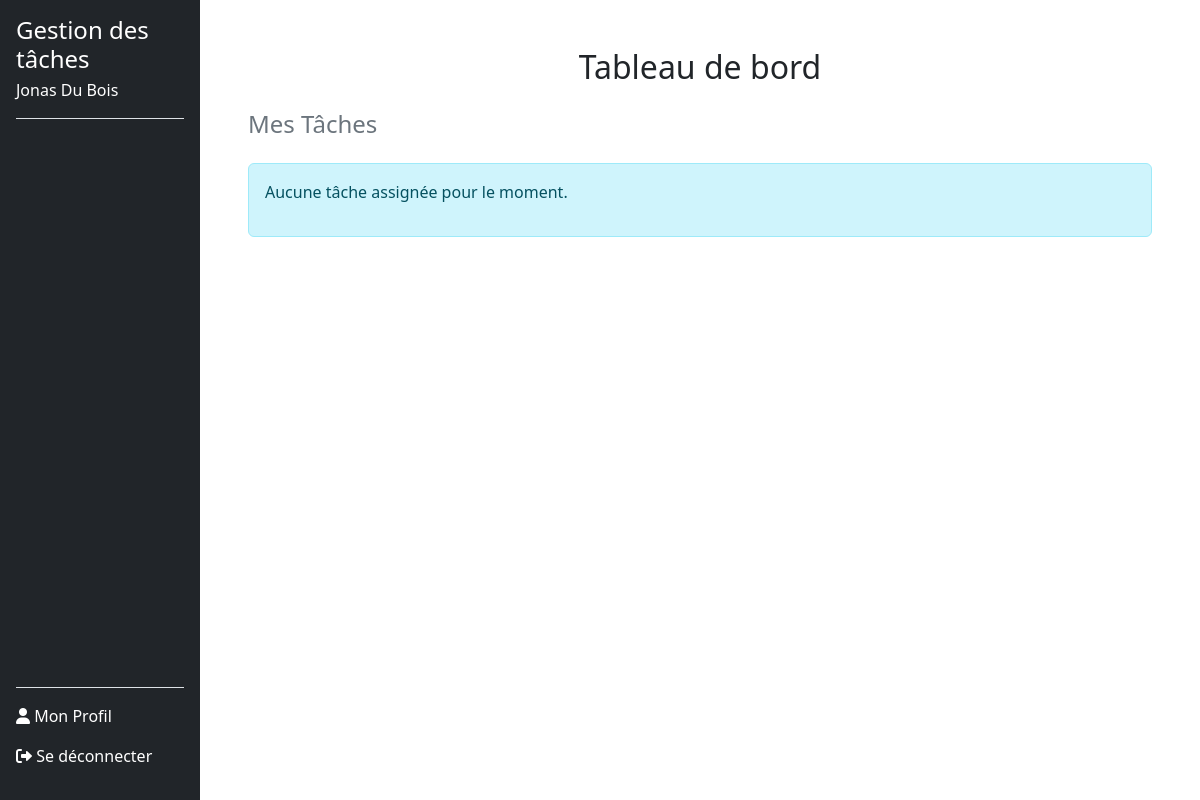
The page /dashboard.php (signed in) on the database as committed earlier.
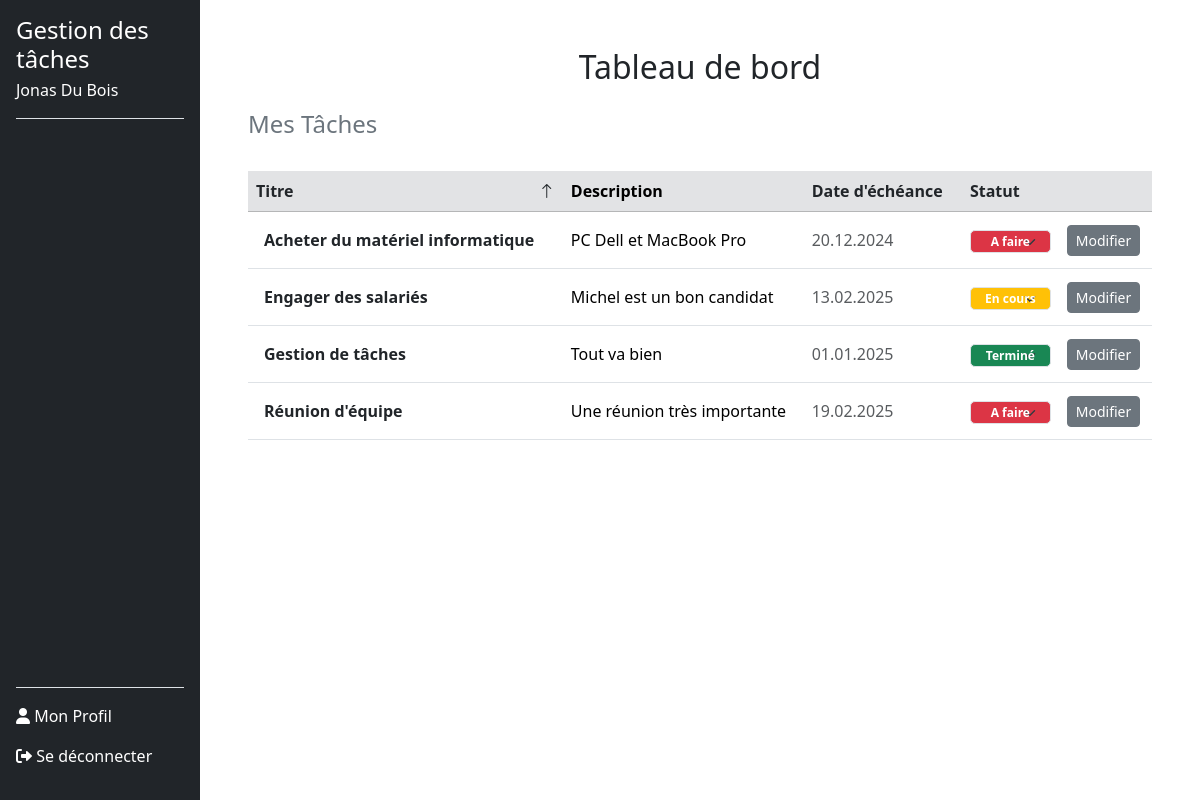
The same page on the database as committed later.
### tables this page shows
CREATE TABLE tasks (
        id INTEGER PRIMARY KEY AUTOINCREMENT,
        userId INTEGER NOT NULL,
        titre TEXT NOT NULL,
        description TEXT DEFAULT NULL,
        dateEcheance DATE DEFAULT NULL,
        statut TEXT CHECK(statut IN ('a_faire', 'en_cours', 'termine')) DEFAULT 'a_faire',
        createdAt TIMESTAMP DEFAULT CURRENT_TIMESTAMP, 
        FOREIGN KEY (userId) REFERENCES users(id) ON DELETE CASCADE
    );

### Includes/functions.php (called while the page is built, shortened)
<?php
function getUserByEmail($email, $dbManager) {
    $userInfoArray = $dbManager->rendPersonnes($email);
    return !empty($userInfoArray) ? $userInfoArray[0] : null;
}
function getStatusBadgeClass(string $statut): string
{
    $badgeClasses = [
        'À faire' => 'bg-danger',
        'En cours' => 'bg-warning',
        'Terminé' => 'bg-success',
    ];
    return $badgeClasses[$statut] ?? 'bg-secondary';
}
function getSortOrder(string $column): string
{
    $currentSort = $_GET['sort'] ?? '';
    return 'ASC';
}
?>

### src/dbManager/DbManagerCRUD.php (called while the page is built, shortened)
<?php
class DbManagerCRUD implements I_ApiCRUD
{
    private $db;
    public function __construct()
    {
        $config = parse_ini_file(__DIR__ . '/../config/db.ini');
        $dsn = $config['dsn'];
        $username = $config['username'];
        $password = $config['password'];
        $this->db = new \PDO($dsn, $username, $password);
    }
    public function rendPersonnes(string $email): array
    {
        $sql = "SELECT * FROM users WHERE email = :email;";
        $stmt = $this->db->prepare($sql);
        $stmt->bindParam(':email', $email, \PDO::PARAM_STR);
        try {
            $stmt->execute();
            $donnees = $stmt->fetchAll(\PDO::FETCH_ASSOC);
            $tabUsers = [];
            foreach ($donnees as $donneesUser) {
                $user = new Users(
                    $donneesUser["prenom"],
                    $donneesUser["nom"],
                    $donneesUser["email"],
                    $donneesUser["noTel"],
                    $donneesUser["motDePasse"],
                    $donneesUser["id"]
                );
                $tabUsers[] = $user;
            }
            return $tabUsers;
        } catch (\PDOException $e) {
            error_log("Erreur lors de la récupération des utilisateurs : " . $e->getMessage());
            return [];
        }
    }
    public function getTasksByUserIdSorted(int $userId, string $sortColumn = 'titre', string $order = 'ASC'): array
    {
        $validSortColumns = ['titre', 'dateEcheance', 'statut'];
        $validOrders = ['ASC', 'DESC'];
        if (!in_array($sortColumn, $validSortColumns)) {
            $sortColumn = 'titre';
        }
        try {
            $query = "
            SELECT t.id, t.titre, t.description, t.dateEcheance, t.statut, t.createdAt
            FROM tasks t
            JOIN task_users tu ON t.id = tu.taskId
            WHERE tu.userId = :userId
            ORDER BY $sortColumn $order
        ";
            $stmt = $this->db->prepare($query);
            $stmt->bindValue(':userId', $userId, \PDO::PARAM_INT);
            $stmt->execute();
            $tasks = [];
            while ($taskData = $stmt->fetch(\PDO::FETCH_ASSOC)) {
                $stmtUsers = $this->db->prepare("SELECT userId FROM task_users WHERE taskId = :taskId");
                $stmtUsers->bindValue(':taskId', $taskData['id']);
                $stmtUsers->execute();
                $userIds = $stmtUsers->fetchAll(\PDO::FETCH_COLUMN);
                $tasks[] = new Task(
                    $taskData['titre'],
                    $taskData['description'],
                    $userIds,
                    $taskData['dateEcheance'],
                    $taskData['statut'],
                    $taskData['id']
                );
            }
            return $tasks;
        } catch (\PDOException $e) {
            throw new \Exception('Erreur lors de la récupération des tâches triées : ' . $e->getMessage());
        }
    }
}

### src/dbManager/Users.php (called while the page is built, shortened)
<?php
class Users {
    private $id;
    public function __construct(string $prenom, string $nom, string $email, string $noTel, string $motDePasse ,int $id = 0) {
        $this->id = $id;
    }
    public function rendId(): int {
        return (int)$this->id;
    }
}

### src/dbManager/Task.php (called while the page is built, shortened)
<?php
class Task
{
    private $titre;
    private $description;
    private $dateEcheance;
    private $statut;
    public function __construct(
        string $titre,
        string $description = null,
        array $userIds = null,
        string $dateEcheance = null,
        string $statut = 'a_faire',
        int $id = 0,
    ) {
        $this->titre = $titre;
        $this->description = $description;
        $this->dateEcheance = $dateEcheance;
        $this->statut = $statut;
    }
    private function isValidDate(string $date): bool
    {
        $d = DateTime::createFromFormat('Y-m-d', $date);
        return $d && $d->format('Y-m-d') === $date;
    }
    public function rendTitre(): string
    {
        return $this->titre;
    }
    public function rendDescription(): ?string
    {
        return $this->description;
    }
    public function getFormattedDateEcheance(): ?string
    {
        if ($this->dateEcheance) {
            $d = DateTime::createFromFormat('Y-m-d', $this->dateEcheance);
            return $d ? $d->format('d.m.Y') : null;
        }
        return null;
    }
    public function getFormattedStatut(): string
    {
        $statutTraduction = [
            'a_faire' => 'À faire',
            'en_cours' => 'En cours',
            'termine' => 'Terminé',
        ];
        return $statutTraduction[$this->statut] ?? 'Inconnu';
    }
}

### dashboard.php (the view, shortened to what the changed rows need)
<?php
require_once 'includes/functions.php';
$dbManager = new DbManagerCRUD();
$email = $_SESSION['email_user'] ?? null;
$userInfo = getUserByEmail($email, $dbManager);
$userId = $userInfo->rendId();
$sortColumn = $_GET['sort'] ?? 'title';
$order = $_GET['order'] ?? 'ASC';
$taches = $dbManager->getTasksByUserIdSorted($userId, $sortColumn, $order);
?>
<!DOCTYPE html>
<html lang="fr">
<head>
    <link href="https://cdn.jsdelivr.net/npm/bootstrap@5.3.3/dist/css/bootstrap.min.css" rel="stylesheet">
    <link href="https://cdn.jsdelivr.net/npm/bootstrap-icons/font/bootstrap-icons.css" rel="stylesheet">
</head>
<body>
    <div class="container-fluid">
        <div class="row">
            <?php include 'Includes/sidebar.php'; ?>
            <div class="main-content ms-auto col-md-9 col-lg-10 p-5">
                <h2 class="text-center mb-4">Tableau de bord</h2>
                <?php if (empty($taches)): ?>
                    <div class="alert alert-info mt-4" role="alert">
                        <p>Aucune tâche assignée pour le moment.</p>
                    </div>
                <?php else: ?>
                    <div class="table-responsive pt-4">
                        <table class="table table-hover align-middle">
                            <thead class="table-secondary">
                                <tr>
                                    <th scope="col">
                                        <a href="?sort=title&order=<?php echo getSortOrder('title'); ?>" class="text-decoration-none text-dark">
                                            Titre
                                            <i class="bi <?php echo $sortColumn === 'title' ? ($order === 'ASC' ? 'bi-arrow-up' : 'bi-arrow-down') : ''; ?>"></i>
                                        </a>
                                    </th>
                                    <th scope="col">Description</th>
                                    <th scope="col">
                                        <a href="?sort=date_echeance&order=<?php echo getSortOrder('date_echeance'); ?>" class="text-decoration-none text-dark">
                                            Date d'échéance
                                        </a>
                                    </th>
                                    <th scope="col">
                                        <a href="?sort=statut&order=<?php echo getSortOrder('statut'); ?>" class="text-decoration-none text-dark">
                                            Statut
                                        </a>
                                    </th>
                                    <th scope="col"></th>
                                </tr>
                            </thead>
                            <tbody>
                                <?php foreach ($taches as $task): ?>
                                    <tr>
                                        <td scope="row" class="fw-bold text-dark p-3"><?php echo htmlspecialchars($task->rendTitre()); ?></td>
                                        <td class="text-truncate" style="max-width: 300px;">
                                            <?php echo htmlspecialchars($task->rendDescription()); ?>
                                        </td>
                                        <td class="text-muted"><?php echo htmlspecialchars($task->getFormattedDateEcheance()); ?></td>
                                        <td>
                                            <form method="POST" action="">
                                                <select name="statut" class="statutActu form-select text-white badge <?php echo getStatusBadgeClass($task->getFormattedStatut()); ?>" style="max-width: 150px;" onchange="this.form.submit()">
                                                    <?php foreach (['À faire', 'En cours', 'Terminé'] as $status): ?>
                                                        <option value="<?php echo htmlspecialchars($status); ?>" <?php echo $status === $task->getFormattedStatut() ? 'selected' : ''; ?>>
                                                            <?php echo htmlspecialchars($status); ?>
                                                        </option>
                                                    <?php endforeach; ?>
                                                </select>
                                            </form>
                                        </td>
                                        <td>
                                            <form method="GET" action="task_details.php">
                                                <button type="submit" class="btn btn-secondary btn-sm">Modifier</button>
                                            </form>
                                        </td>
                                    </tr>
                                <?php endforeach; ?>
                            </tbody>
                        </table>
                    </div>
                <?php endif; ?>
            </div>
        </div>
    </div>
</body>
</html>

Rows that differ between the two databases and show on the page:
added tasks: titre "Acheter du matériel informatique", description "PC Dell et MacBook Pro", dateEcheance "20.12.2024", statut "À faire"
added tasks: titre "Engager des salariés", description "Michel est un bon candidat", dateEcheance "13.02.2025", statut "En cours"
added tasks: titre "Gestion de tâches", description "Tout va bien", dateEcheance "01.01.2025", statut "Terminé"
added tasks: titre "Réunion d'équipe", description "Une réunion très importante", dateEcheance "19.02.2025", statut "À faire"
Other text that changed with them:
text no longer shown: "Aucune tâche assignée pour le moment."
text now shown: "Titre Description Date d'échéance Statut"
